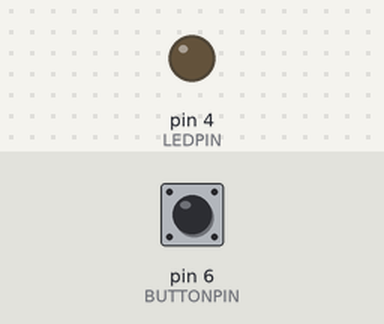
Simulated run of this sketch. Board: Arduino Uno, built with avr-gcc and run on an emulated ATmega328P. Shown: output pins drawn as LEDs (lit = HIGH). Inputs (shaded band) come from the test bench; at power-on: pin 6 (BUTTONPIN) HIGH.

Above: at 1.2 s.
1.3 s: pin 6 (BUTTONPIN) pulled LOW for 0.15 s
At 1.6 s:
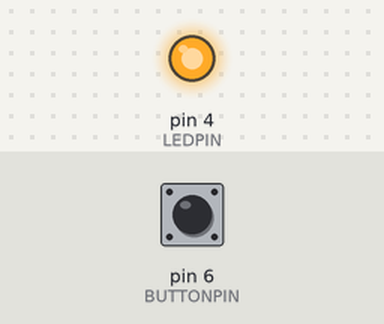
2.9 s: pin 6 (BUTTONPIN) pulled LOW for 1 s
At 4.0 s:
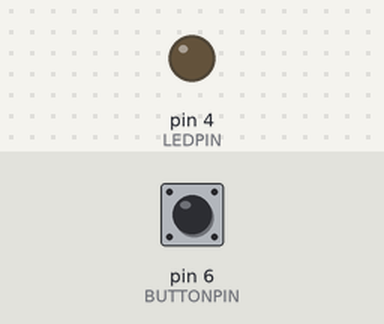
5.4 s: pin 6 (BUTTONPIN) pulled LOW for 3.2 s
At 5.9 s:
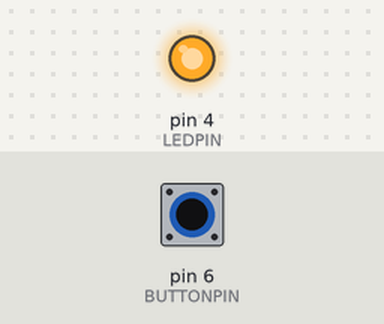
Timing chart, 0 to 8.4 s (numbered marks = the images above; inputs shaded):
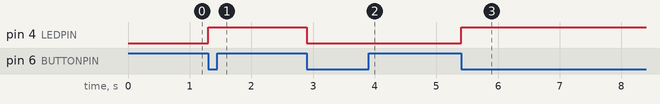

The sketch:

04_ToggleButton.ino
```cpp
/*
 * トグルボタンでLED点滅
 * ボタンを押すとLEDが点灯、もう一度押すとLEDを消灯します。
 * リモコンやスマホなどの電源ボタンのような動きです。
 *
 * loop関数でボタンの状態を取得します。
 * 次の繰り返しの時に前回が押されていて今回は離されていればボタンを操作されたことになります。
 * このタイミングでLEDの点灯・消灯の状態を切り替えます。
 */

#define LEDPIN 4      // LEDのピン番号
#define BUTTONPIN 6   // ボタンのピン番号

int ledState = LOW;   // 現在のLEDの状態
int buttonState;      // 今回のボタンの状態
int prevButtonState;  // 前回のボタンの状態

void setup() {
  pinMode(LEDPIN, OUTPUT);
  pinMode(BUTTONPIN, INPUT);

  // 起動時の処理中にボタンの状態を取得しておき、これを前回のボタンの状態にいれておく
  // これでloop関数の最初の実行時に前回のボタンの状態と比較できる

  buttonState = digitalRead(BUTTONPIN);
}

void loop() {
  // digitalReadで現在のbuttonStateを取得する前に、prevButtonStateに前回のボタンの状態として保存しておく
  prevButtonState = buttonState;

  // 現在のボタンの状態を取得する
  buttonState = digitalRead(BUTTONPIN);

  if (prevButtonState == HIGH && buttonState == LOW) {
    // ボタンの前回の状態が押されていて、今回は離された場合
    ledState = !ledState;             // ボタン状態の変数を変更（HIGHとLOWとを反転させる）
    digitalWrite(LEDPIN, ledState);   // 変数の値にあわせて LED の点灯を変更
  }

  delay(100);
}
```

Measured:
- after the input at 1.3 s, pin 4 (LEDPIN): LOW → HIGH at once
- after the input at 2.9 s, pin 4 (LEDPIN): HIGH → LOW at once
- after the input at 5.4 s, pin 4 (LEDPIN): LOW → HIGH at once
